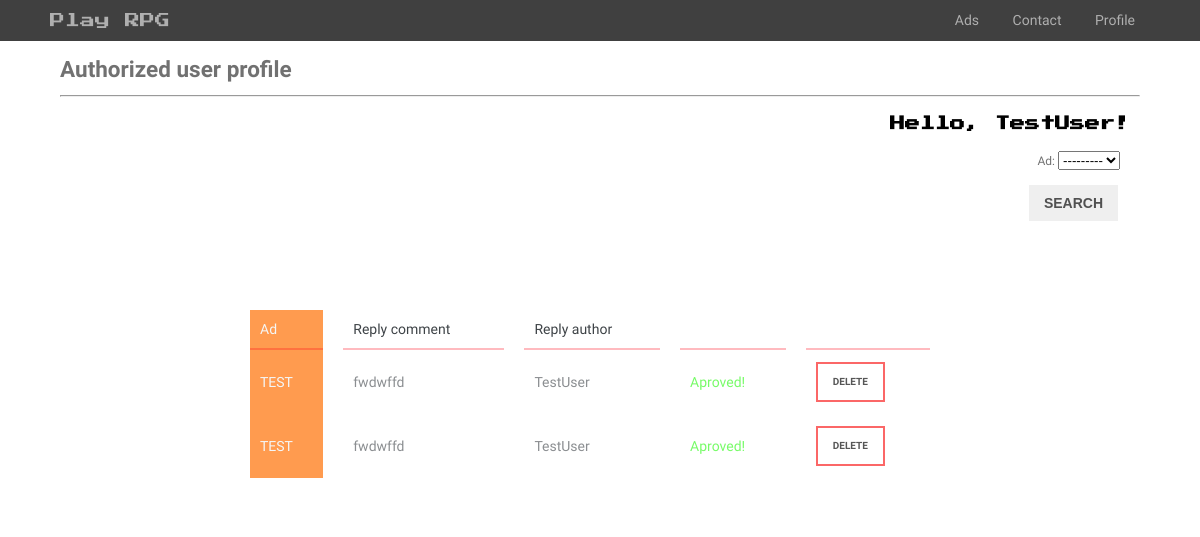
/accounts/profile/ (signed in), run on the app's committed database.
### ads/models.py (models this page shows, shortened)
class Reply(models.Model):
    author = models.ForeignKey(User, on_delete=models.CASCADE)
    ad = models.ForeignKey(Ads, on_delete=models.CASCADE)
    comment = models.TextField(max_length=144)
    aprove = models.BooleanField(default=False)
    def get_absolute_url(self):
        return f'{self.id}'

class Ads(models.Model):
    author = models.ForeignKey(User, on_delete=models.CASCADE)
    time_create = models.DateTimeField(auto_now_add=True)
    category = models.CharField(max_length=2, choices=Category.choices, null=False)
    tittle = models.CharField(max_length=40)
    content = RichTextUploadingField()
    def __str__(self):
        return f'{self.tittle}'

### accounts/views.py (the view)
# urls.py: path('profile/', profile, name='profile'),
@login_required
def profile(request):
    reply_filter = ReplyFilter(request.GET,
                               request=request,
                               queryset=Reply.objects.filter(ad__author=request.user)
                               )
    context = {
        'replies': reply_filter.qs,
        'form': reply_filter.form,
    }
    return render(request, 'profile.html', context)

### templates/profile.html
{% extends 'flatpages/default.html' %}
{% load crispy_forms_tags %}
{% block content %}
<body>
    <div class="container">
        <div class="headline">
            <h2>Authorized user profile</h2>
            <hr>
        </div>
        <div class="PG_User">
            <p>
                Hello, {{ request.user.username }}!
            </p>
        </div>
        <div class="txt">
        <p>
        <form method="get" action="{% url 'profile' %}">
                    {{ form.as_p }}
            <input type="submit" value="Search" class='btn' />
        </form>
        </div>
        <div class="wrapper">
            {%  if replies %}
                <table class="table_col">
                    <colgroup>
                        <col style="background: rgba(255, 111, 0, 0.69)">
                    </colgroup>
                    <tr>
                        <th>Ad</th>
                        <th>Reply comment</th>
                        <th>Reply author</th>
                        <th> </th>
                        <th> </th>
                        </tr>
                    {% for reply in replies %}
                    <tr>
                        <td>{{ reply.ad }}</td>
                        <td>{{ reply.comment }}</td>
                        <td>{{ reply.author }}</td>
                        {% if reply.aprove == 0 %}
                            <td><a href={% url 'aprove' reply.pk %} class="btn__aprove">Aprove</a></td>
                        {% else %}
                            <td><a class="aproved">Aproved!</a></td>
                        {% endif %}
                        <td><a href="/ads/reply/{{ reply.get_absolute_url }}/delete" class="btn__delete">Delete</a></td>
                        </tr>
                    {% endfor %}
            {% else %}
                <h2>No reply</h2>
            {% endif %}
            </table>
        </div>
    </div>
{% endblock %}

### static/css/default.css (style rules this page uses)
body { margin: 0; background: url("../img/background.png") center; font-size: 15px; line-height: 1.6; color: rgba(10, 10, 10, 0.58); font-family: 'Unbounded', cursive; }
h1, h2, h3, h4, h5, h6 { margin: 0; }
*, *:before, *:after { -webkit-box-sizing: border-box; box-sizing: border-box; }
.container { width: 100%; max-width: 1100px; margin: 0 auto; }
.btn { display: inline-block; vertical-align: top; padding: 10px 15px; border: 2px solid rgb(255, 255, 255); color: rgba(10, 10, 10, 0.69); text-transform: uppercase; font-size: 14px; font-weight: 700; text-decoration: none; }
.txt { font-size: 12px; margin: 0 20px; text-align: right; }
.PG_User { font-family: 'Press Start 2P', cursive; font-size: 15px; font-weight: 700; color: black; margin: 0 10px; text-align: right; }
.wrapper { width: 700px; padding: 2rem 0 1rem 0; margin: 40px auto; background: rgba(255, 255, 255, 0.58); border: 40px; text-align: center; }
.table_col { margin: 15px auto; font-size: 14px; width: 700px; background: white; text-align: left; border-collapse: collapse; color: #3E4347; }
.table_col th:first-child, .table_col td:first-child { color: #F5F6F6; border-left: none; }
.table_col th { font-weight: normal; border-bottom: 2px solid rgba(255, 0, 21, 0.27); border-right: 20px solid white; border-left: 20px solid white; padding: 8px 10px; }
.table_col td { border-right: 20px solid white; border-left: 20px solid white; padding: 12px 10px; color: #8b8e91; }
.btn__delete { display: inline-block; vertical-align: top; padding: 10px 15px; border: 2px solid rgba(248, 2, 2, 0.6); color: rgba(10, 10, 10, 0.69); text-transform: uppercase; font-size: 10px; font-weight: 700; text-decoration: none; }
.aproved { color: rgba(29, 248, 4, 0.6); }

### data on the page
Reply: ad "TEST", comment "fwdwffd", author "TestUser", aprove "Aproved!"
Reply: ad "TEST", comment "fwdwffd", author "TestUser", aprove "Aproved!"

### other printed values
{{ request.user.username }} "TestUser"
